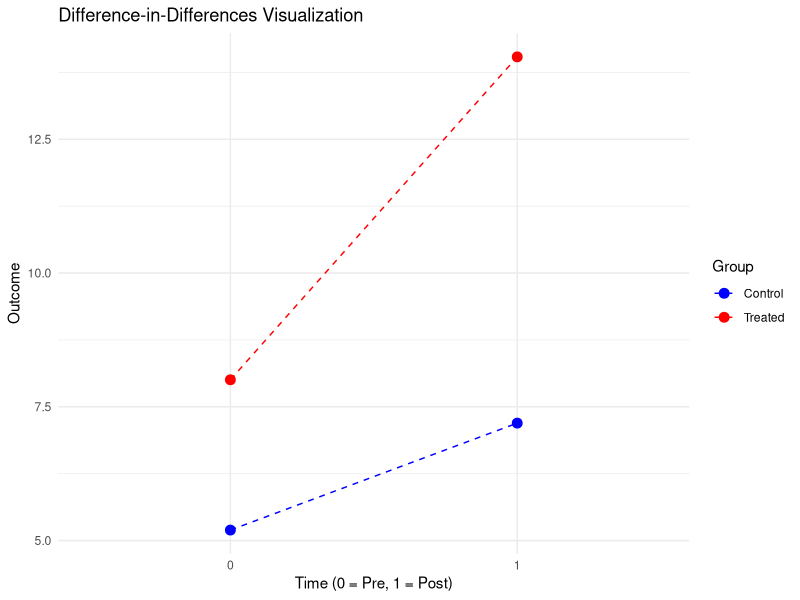

Recreate this plot in R.
## ---- chunk 1
# Load required libraries
library(dplyr)
library(ggplot2)
set.seed(1)

# Simulated dataset for illustration
data <- data.frame(
  time = rep(c(0, 1), each = 50),  # Pre (0) and Post (1)
  treated = rep(c(0, 1), times = 50), # Control (0) and Treated (1)
  error = rnorm(100)
)

# Generate outcome variable
data$outcome <- 5 + 3 * data$treated + 2 * data$time + 4 * data$treated * data$time + data$error

# Compute averages for 2x2 table
table_means <- data %>%
  group_by(treated, time) %>%
  summarize(mean_outcome = mean(outcome), .groups = "drop") %>%
  mutate(
    group = paste0(ifelse(treated == 1, "Treated", "Control"), ", ", 
                   ifelse(time == 1, "Post", "Pre"))
  )

# Display the 2x2 table
table_2x2 <- table_means %>%
  select(group, mean_outcome) %>%
  tidyr::spread(key = group, value = mean_outcome)

print("2x2 Table of Mean Outcomes:")
print(table_2x2)

# Calculate Diff-in-Diff manually
Y11 <- table_means$mean_outcome[table_means$group == "Treated, Post"]  # Treated, Post
Y10 <- table_means$mean_outcome[table_means$group == "Treated, Pre"]   # Treated, Pre
Y01 <- table_means$mean_outcome[table_means$group == "Control, Post"]  # Control, Post
Y00 <- table_means$mean_outcome[table_means$group == "Control, Pre"]   # Control, Pre

diff_in_diff_formula <- (Y11 - Y10) - (Y01 - Y00)

# Estimate DID using OLS
model <- lm(outcome ~ treated * time, data = data)
ols_estimate <- coef(model)["treated:time"]

# Print results
results <- data.frame(
  Method = c("Diff-in-Diff Formula", "OLS Estimate"),
  Estimate = c(diff_in_diff_formula, ols_estimate)
)

print("Comparison of DID Estimates:")
print(results)

# Visualization
ggplot(data, aes(x = as.factor(time), y = outcome, color = as.factor(treated), group = treated)) +
  stat_summary(fun = mean, geom = "point", size = 3) +
  stat_summary(fun = mean, geom = "line", linetype = "dashed") +
  labs(
    title = "Difference-in-Differences Visualization",
    x = "Time (0 = Pre, 1 = Post)",
    y = "Outcome",
    color = "Group"
  ) +
  scale_color_manual(labels = c("Control", "Treated"), values = c("blue", "red")) +
  theme_minimal()
